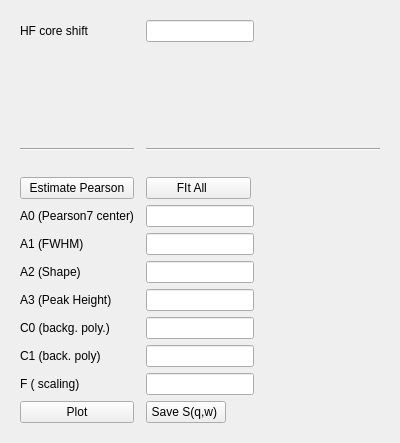
<?xml version="1.0" encoding="UTF-8"?>
<ui version="4.0">
 <class>Form</class>
 <widget class="QWidget" name="Form">
  <property name="geometry">
   <rect>
    <x>0</x>
    <y>0</y>
    <width>400</width>
    <height>443</height>
   </rect>
  </property>
  <property name="windowTitle">
   <string>Form</string>
  </property>
  <layout class="QHBoxLayout" name="horizontalLayout">
   <item>
    <widget class="QWidget" name="widget" native="true">
     <layout class="QGridLayout" name="gridLayout">
      <item row="4" column="0">
       <widget class="QPushButton" name="pushButton_guess">
        <property name="text">
         <string>Estimate Pearson</string>
        </property>
       </widget>
      </item>
      <item row="9" column="2">
       <widget class="QLineEdit" name="lineEdit_A4">
        <property name="sizePolicy">
         <sizepolicy hsizetype="Fixed" vsizetype="Fixed">
          <horstretch>0</horstretch>
          <verstretch>0</verstretch>
         </sizepolicy>
        </property>
       </widget>
      </item>
      <item row="6" column="2">
       <widget class="QLineEdit" name="lineEdit_A1">
        <property name="sizePolicy">
         <sizepolicy hsizetype="Fixed" vsizetype="Fixed">
          <horstretch>0</horstretch>
          <verstretch>0</verstretch>
         </sizepolicy>
        </property>
       </widget>
      </item>
      <item row="11" column="2">
       <widget class="QLineEdit" name="lineEdit_A6">
        <property name="sizePolicy">
         <sizepolicy hsizetype="Fixed" vsizetype="Fixed">
          <horstretch>0</horstretch>
          <verstretch>0</verstretch>
         </sizepolicy>
        </property>
       </widget>
      </item>
      <item row="8" column="2">
       <widget class="QLineEdit" name="lineEdit_A3">
        <property name="sizePolicy">
         <sizepolicy hsizetype="Fixed" vsizetype="Fixed">
          <horstretch>0</horstretch>
          <verstretch>0</verstretch>
         </sizepolicy>
        </property>
       </widget>
      </item>
      <item row="7" column="2">
       <widget class="QLineEdit" name="lineEdit_A2">
        <property name="sizePolicy">
         <sizepolicy hsizetype="Fixed" vsizetype="Fixed">
          <horstretch>0</horstretch>
          <verstretch>0</verstretch>
         </sizepolicy>
        </property>
       </widget>
      </item>
      <item row="10" column="2">
       <widget class="QLineEdit" name="lineEdit_A5">
        <property name="sizePolicy">
         <sizepolicy hsizetype="Fixed" vsizetype="Fixed">
          <horstretch>0</horstretch>
          <verstretch>0</verstretch>
         </sizepolicy>
        </property>
       </widget>
      </item>
      <item row="5" column="2">
       <widget class="QLineEdit" name="lineEdit_A0">
        <property name="sizePolicy">
         <sizepolicy hsizetype="Fixed" vsizetype="Fixed">
          <horstretch>0</horstretch>
          <verstretch>0</verstretch>
         </sizepolicy>
        </property>
       </widget>
      </item>
      <item row="6" column="0">
       <widget class="QLabel" name="label_2">
        <property name="text">
         <string>A1 (FWHM)</string>
        </property>
       </widget>
      </item>
      <item row="7" column="0">
       <widget class="QLabel" name="label_3">
        <property name="text">
         <string>A2 (Shape)</string>
        </property>
       </widget>
      </item>
      <item row="8" column="0">
       <widget class="QLabel" name="label_4">
        <property name="text">
         <string>A3 (Peak Height)</string>
        </property>
       </widget>
      </item>
      <item row="9" column="0">
       <widget class="QLabel" name="label_5">
        <property name="text">
         <string>C0 (backg. poly.)</string>
        </property>
       </widget>
      </item>
      <item row="10" column="0">
       <widget class="QLabel" name="label_6">
        <property name="text">
         <string>C1 (back. poly)</string>
        </property>
       </widget>
      </item>
      <item row="11" column="0">
       <widget class="QLabel" name="label_7">
        <property name="text">
         <string>F ( scaling)</string>
        </property>
       </widget>
      </item>
      <item row="5" column="0">
       <widget class="QLabel" name="label">
        <property name="enabled">
         <bool>true</bool>
        </property>
        <property name="sizePolicy">
         <sizepolicy hsizetype="Fixed" vsizetype="Minimum">
          <horstretch>0</horstretch>
          <verstretch>0</verstretch>
         </sizepolicy>
        </property>
        <property name="text">
         <string>A0 (Pearson7 center)</string>
        </property>
       </widget>
      </item>
      <item row="4" column="2">
       <widget class="QPushButton" name="pushButton_fit">
        <property name="sizePolicy">
         <sizepolicy hsizetype="Fixed" vsizetype="Fixed">
          <horstretch>0</horstretch>
          <verstretch>0</verstretch>
         </sizepolicy>
        </property>
        <property name="text">
         <string>        FIt All            </string>
        </property>
       </widget>
      </item>
      <item row="12" column="0">
       <widget class="QPushButton" name="pushButton_plot">
        <property name="text">
         <string>Plot</string>
        </property>
       </widget>
      </item>
      <item row="1" column="2">
       <spacer name="verticalSpacer">
        <property name="orientation">
         <enum>Qt::Vertical</enum>
        </property>
        <property name="sizeHint" stdset="0">
         <size>
          <width>20</width>
          <height>40</height>
         </size>
        </property>
       </spacer>
      </item>
      <item row="0" column="2">
       <widget class="QLineEdit" name="lineEdit_hfshift">
        <property name="sizePolicy">
         <sizepolicy hsizetype="Fixed" vsizetype="Fixed">
          <horstretch>0</horstretch>
          <verstretch>0</verstretch>
         </sizepolicy>
        </property>
       </widget>
      </item>
      <item row="2" column="0">
       <widget class="Line" name="line">
        <property name="orientation">
         <enum>Qt::Horizontal</enum>
        </property>
       </widget>
      </item>
      <item row="2" column="2">
       <widget class="Line" name="line_3">
        <property name="orientation">
         <enum>Qt::Horizontal</enum>
        </property>
       </widget>
      </item>
      <item row="2" column="1">
       <widget class="Line" name="line_2">
        <property name="orientation">
         <enum>Qt::Horizontal</enum>
        </property>
       </widget>
      </item>
      <item row="3" column="2">
       <spacer name="horizontalSpacer">
        <property name="orientation">
         <enum>Qt::Horizontal</enum>
        </property>
        <property name="sizeHint" stdset="0">
         <size>
          <width>40</width>
          <height>20</height>
         </size>
        </property>
       </spacer>
      </item>
      <item row="0" column="0">
       <widget class="QLabel" name="label_8">
        <property name="text">
         <string>HF core shift</string>
        </property>
       </widget>
      </item>
      <item row="12" column="2">
       <widget class="QPushButton" name="pushButton_save">
        <property name="sizePolicy">
         <sizepolicy hsizetype="Fixed" vsizetype="Fixed">
          <horstretch>0</horstretch>
          <verstretch>0</verstretch>
         </sizepolicy>
        </property>
        <property name="text">
         <string>Save S(q,w) </string>
        </property>
       </widget>
      </item>
     </layout>
    </widget>
   </item>
  </layout>
 </widget>
 <resources/>
 <connections/>
</ui>
